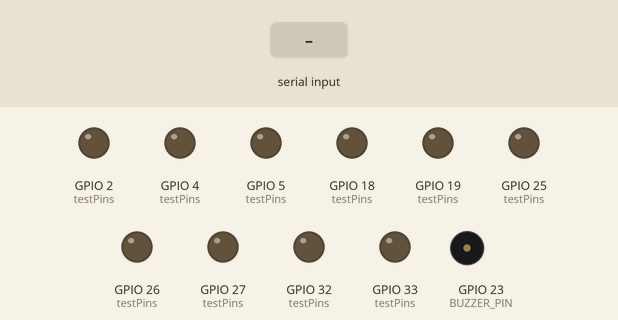
The sketch below on a simulated ESP32. On the bench: output pins drawn as LEDs (lit = HIGH), buzzer (waves = sounding). Dashed ring = blinking. The inputs (shaded band) are chosen by the test bench. What the sketch prints to the serial monitor is not drawn.

Above: at 2.2 s.
2.3 s: "p" received over Serial
At 3.1 s:
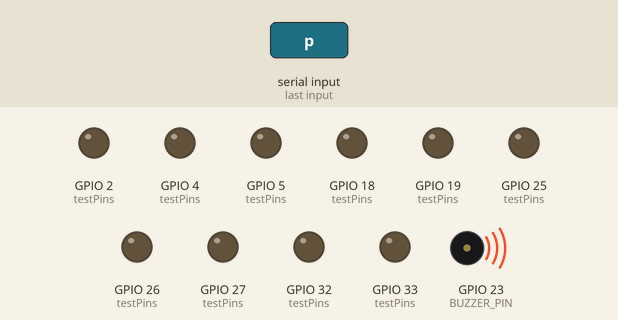
5.3 s: "a" received over Serial
At 6.15 s:
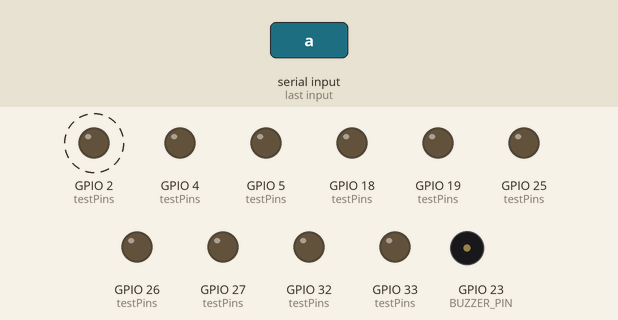
17.3 s: "1" received over Serial
20.3 s: "a" received over Serial
At 21.55 s:
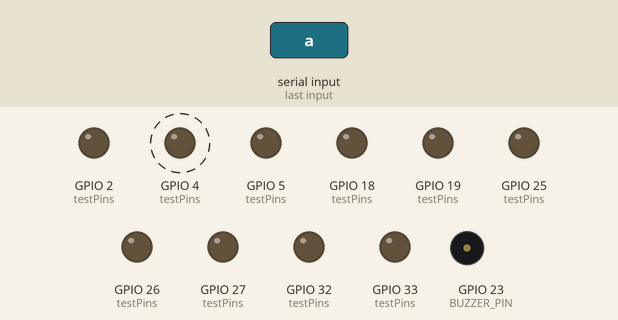
Timing chart, 0 to 26.2 s (numbered marks = the images above; inputs shaded):
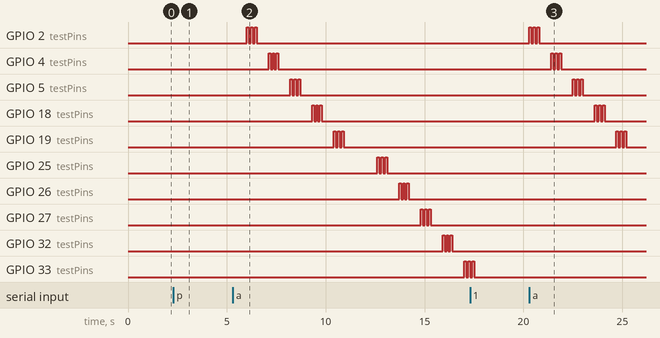

Measured:
- after the input at 2.3 s, tone on GPIO 23 (BUZZER_PIN): plays 259 Hz for 0.20 s, 290 Hz for 0.20 s, 325 Hz for 0.20 s, 344 Hz for 0.20 s, 385 Hz for 0.20 s, 431 Hz for 0.20 s … (8 notes in this stretch), starting after 0.05 s
- after the input at 5.3 s, GPIO 2 (testPins): alternates HIGH for 0.10 s and LOW for 0.10 s, 6 changes in all, then stays LOW, starting after 0.71 s; GPIO 4 (testPins): alternates HIGH for 0.10 s and LOW for 0.10 s, 6 changes in all, then stays LOW, starting after 1.8 s
- after the input at 20.3 s, GPIO 2 (testPins): alternates HIGH for 0.10 s and LOW for 0.10 s, 6 changes in all, then stays LOW, starting at once; GPIO 4 (testPins): alternates HIGH for 0.10 s and LOW for 0.10 s, 6 changes in all, then stays LOW, starting after 1.1 s

The sketch:

buzzer_test.ino
```cpp
/*
 * ==========================================
 * BUZZER TEST - Debugging untuk GPIO 23
 * ==========================================
 *
 * Wiring:
 *   ESP32 GPIO 23 ──── Buzzer + (Signal)
 *   ESP32 GND     ──── Buzzer - (GND)
 *
 * Test ini akan:
 * 1. Test buzzer langsung (tanpa MQTT)
 * 2. Test semua GPIO yang mungkin dipakai
 * 3. Cek apakah buzzer Active atau Passive
 */

// ==================== Pin Options ====================
// Coba ganti pin kalau GPIO 23 tidak berfungsi
#define BUZZER_PIN 23   // Default pin

// Alternative pins untuk test:
// #define BUZZER_PIN 2    // Built-in LED (untuk visual test)
// #define BUZZER_PIN 4
// #define BUZZER_PIN 5
// #define BUZZER_PIN 18
// #define BUZZER_PIN 19
// #define BUZZER_PIN 33

void setup() {
  Serial.begin(115200);
  delay(1000);

  Serial.println("\n==========================================");
  Serial.println("       BUZZER DEBUG TEST");
  Serial.println("==========================================");
  Serial.printf("Testing GPIO: %d\n", BUZZER_PIN);
  Serial.println("==========================================\n");

  // Setup pin sebagai output
  pinMode(BUZZER_PIN, OUTPUT);
  digitalWrite(BUZZER_PIN, LOW);

  Serial.println("Commands via Serial Monitor:");
  Serial.println("  1 = Buzzer ON (constant)");
  Serial.println("  0 = Buzzer OFF");
  Serial.println("  b = Beep 3x");
  Serial.println("  p = PWM test (passive buzzer)");
  Serial.println("  t = Toggle test");
  Serial.println("  a = All pins test");
  Serial.println("==========================================\n");
}

void loop() {
  // Auto test setiap 5 detik
  static unsigned long lastTest = 0;
  static int testPhase = 0;

  if (millis() - lastTest >= 5000) {
    lastTest = millis();

    switch (testPhase) {
      case 0:
        Serial.println("\n[AUTO TEST 1] Buzzer ON for 1 second...");
        digitalWrite(BUZZER_PIN, HIGH);
        delay(1000);
        digitalWrite(BUZZER_PIN, LOW);
        Serial.println("Buzzer OFF - Did you hear it?");
        break;

      case 1:
        Serial.println("\n[AUTO TEST 2] Beeping 5x...");
        beepBuzzer(5);
        break;

      case 2:
        Serial.println("\n[AUTO TEST 3] PWM tone test (passive buzzer)...");
        pwmTest();
        break;

      case 3:
        Serial.println("\n[AUTO TEST 4] Fast toggle test...");
        toggleTest();
        break;
    }

    testPhase = (testPhase + 1) % 4;
  }

  // Manual control via Serial
  if (Serial.available()) {
    char cmd = Serial.read();

    switch (cmd) {
      case '1':
        Serial.println(">>> Buzzer ON (constant)");
        digitalWrite(BUZZER_PIN, HIGH);
        break;

      case '0':
        Serial.println(">>> Buzzer OFF");
        digitalWrite(BUZZER_PIN, LOW);
        break;

      case 'b':
        Serial.println(">>> Beeping 3x...");
        beepBuzzer(3);
        break;

      case 'p':
        Serial.println(">>> PWM test...");
        pwmTest();
        break;

      case 't':
        Serial.println(">>> Toggle test...");
        toggleTest();
        break;

      case 'a':
        Serial.println(">>> Testing ALL common GPIO pins...");
        testAllPins();
        break;
    }
  }
}

// ==================== Test Functions ====================

void beepBuzzer(int count) {
  Serial.printf("Beeping %d times on GPIO %d\n", count, BUZZER_PIN);

  for (int i = 0; i < count; i++) {
    Serial.printf("  Beep %d: HIGH\n", i + 1);
    digitalWrite(BUZZER_PIN, HIGH);
    delay(200);

    Serial.printf("  Beep %d: LOW\n", i + 1);
    digitalWrite(BUZZER_PIN, LOW);
    delay(200);
  }

  Serial.println("Beeping done!");
}

void pwmTest() {
  // Test untuk PASSIVE buzzer (butuh PWM/frequency)
  Serial.println("PWM Test - untuk passive buzzer");

  // Tone frequencies
  int frequencies[] = {262, 294, 330, 349, 392, 440, 494, 523};  // C4 to C5

  for (int i = 0; i < 8; i++) {
    Serial.printf("  Freq: %d Hz\n", frequencies[i]);

    // Generate tone manually
    int period = 1000000 / frequencies[i];  // microseconds
    int halfPeriod = period / 2;

    unsigned long start = millis();
    while (millis() - start < 200) {  // 200ms per note
      digitalWrite(BUZZER_PIN, HIGH);
      delayMicroseconds(halfPeriod);
      digitalWrite(BUZZER_PIN, LOW);
      delayMicroseconds(halfPeriod);
    }

    delay(50);
  }

  digitalWrite(BUZZER_PIN, LOW);
  Serial.println("PWM test done!");
}

void toggleTest() {
  Serial.println("Fast toggle test (500ms interval)");

  for (int i = 0; i < 10; i++) {
    bool state = (i % 2 == 0);
    digitalWrite(BUZZER_PIN, state);
    Serial.printf("  Toggle %d: %s\n", i + 1, state ? "HIGH" : "LOW");
    delay(500);
  }

  digitalWrite(BUZZER_PIN, LOW);
  Serial.println("Toggle test done!");
}

void testAllPins() {
  // Test beberapa GPIO yang umum dipakai
  int testPins[] = {2, 4, 5, 18, 19, 23, 25, 26, 27, 32, 33};
  int numPins = sizeof(testPins) / sizeof(testPins[0]);

  Serial.println("\n=== TESTING ALL GPIO PINS ===");
  Serial.println("Connect buzzer to each pin and listen:\n");

  for (int i = 0; i < numPins; i++) {
    int pin = testPins[i];

    Serial.printf("Testing GPIO %d... ", pin);

    pinMode(pin, OUTPUT);

    // 3 quick beeps
    for (int j = 0; j < 3; j++) {
      digitalWrite(pin, HIGH);
      delay(100);
      digitalWrite(pin, LOW);
      delay(100);
    }

    Serial.println("DONE");
    delay(500);
  }

  // Reset original pin
  pinMode(BUZZER_PIN, OUTPUT);
  digitalWrite(BUZZER_PIN, LOW);

  Serial.println("\n=== ALL PINS TESTED ===");
  Serial.println("Which GPIO worked? Update BUZZER_PIN accordingly.\n");
}
```
